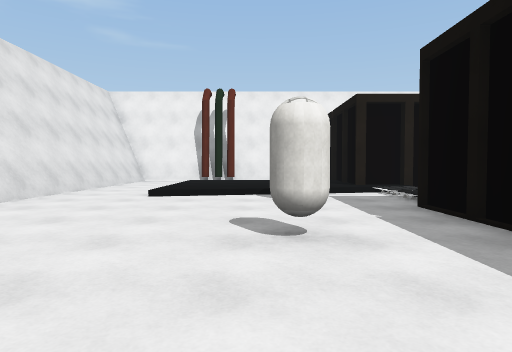
[1] (above)

16 first-person views from a walk through a Unity game level. The camera is 1.2 m above the floor, tilts 2° down and sees 75° across. The floor is counted in squares, 2 m on a side. Each view is taken from the middle of a square. On the plan, view 1 faces up. The plan holds only what a view shows up to about 10 squares ahead; the rest is blank. The player is left out. Surface patterns are stand-ins for the level's own textures.

[2]
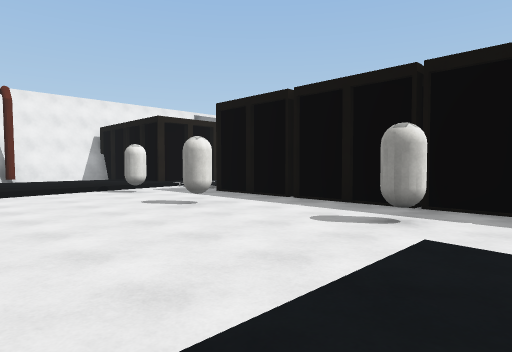

[3]
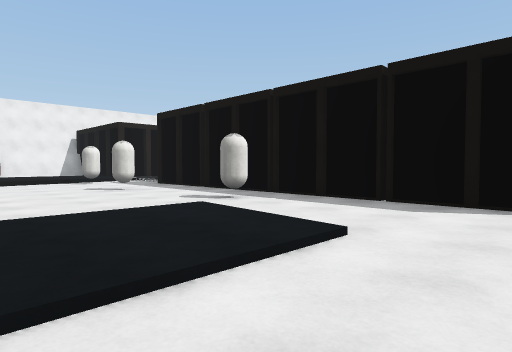

[4]
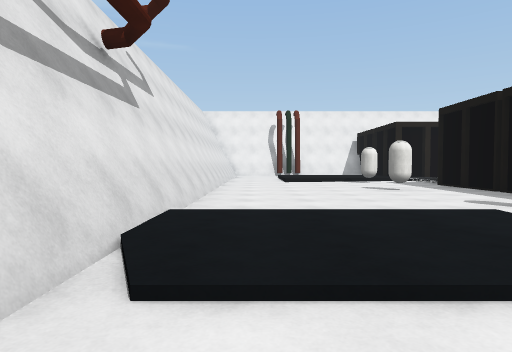

[5]
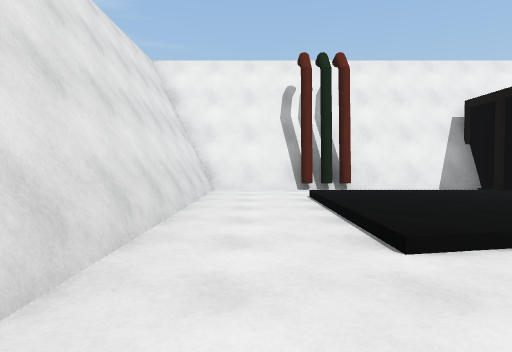

[6]
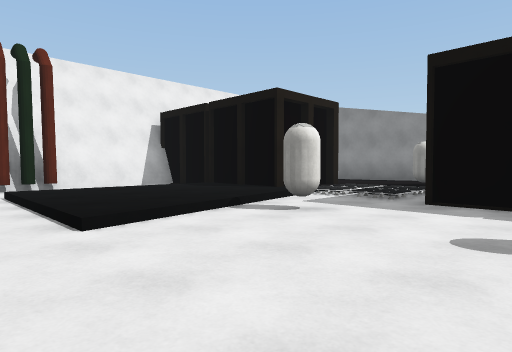

[7]
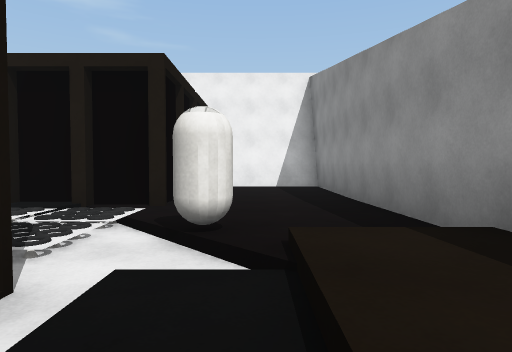

[8]
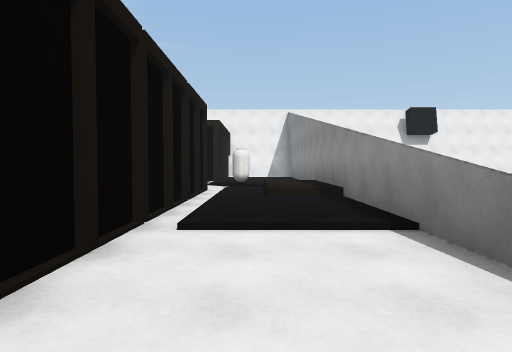

[9]
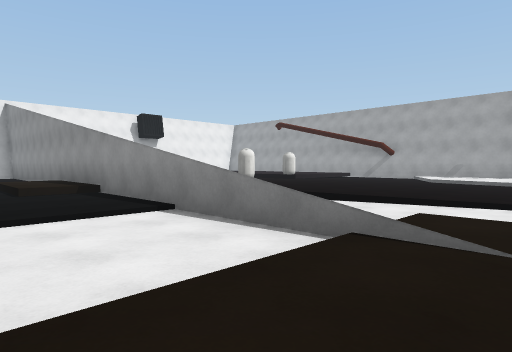

[10]
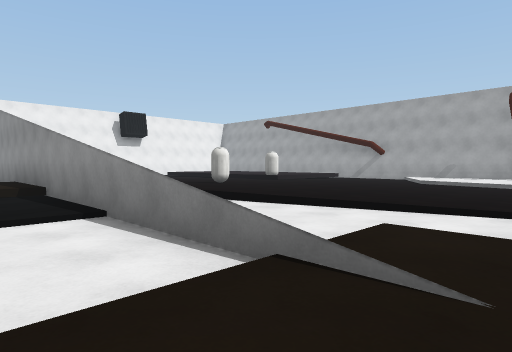

[11]
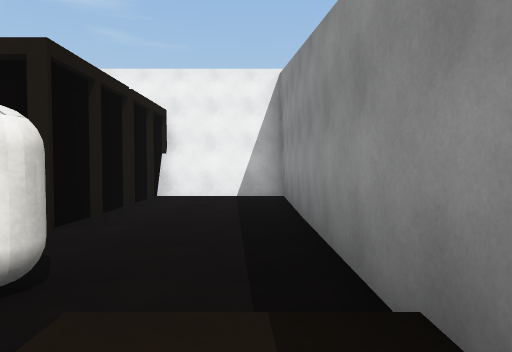

[12]
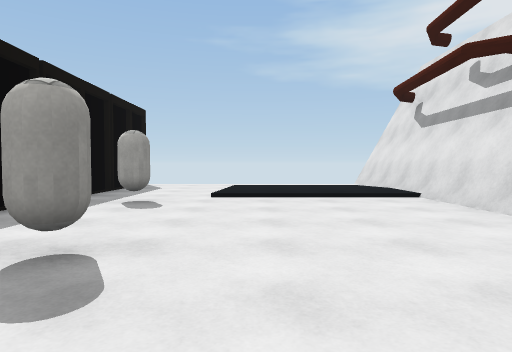

[13]
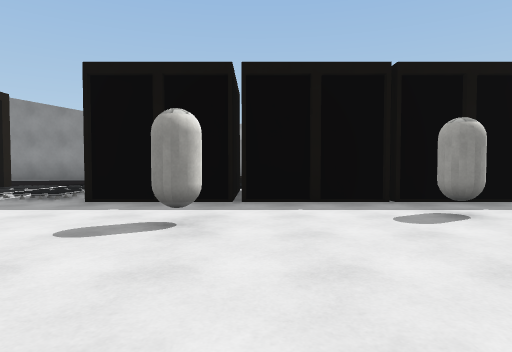

[14]
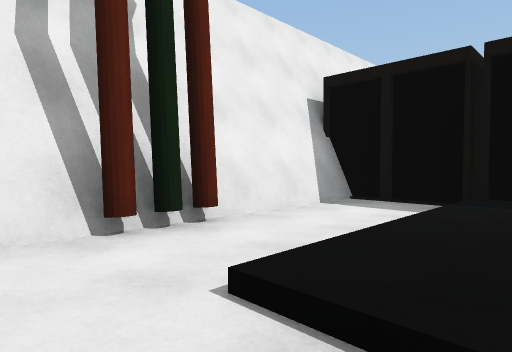

[15]
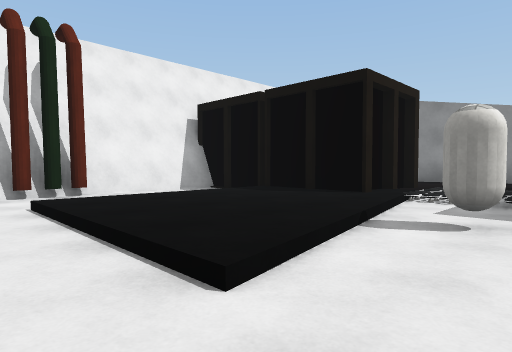

[16]
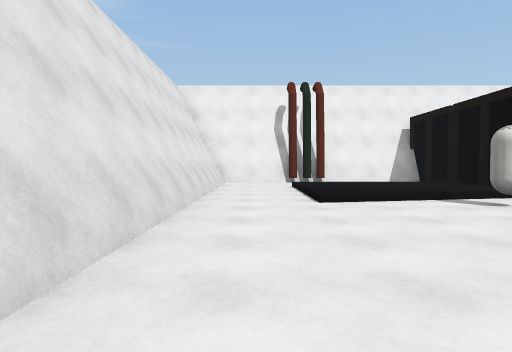

### Floor plan
Key: @ floor where view 1 was taken; # wall or solid block; . main floor; : floor 0.25 m higher than the main floor; - floor 0.25 m lower than the main floor; / step, stairs or slope; = window, fence, low wall or low ledge; C capsule; O other object.
Columns run from 4 left of view 1 to 17 right of it. Each row starts with its distance up from view 1.
 12 #############
 11 #------##...#
 10 #-/////O#...#
  9 #-/....##...#
  8 #-/....O#...#
  7 #-/..//  ...#
  6 #-/--C-///C.#
  5 #------////:#
  4 #-----O# O/:#
  3 #---C--# //:#  ..
  2 #------##/..#  .C.
  1 #------# /..# /....
  0 #---@C-O /..# /.....
 -1 #////-O# O--# /......
 -2 #...---# ---#--.......
 -3 #...---# ---=--/......
 -4 #------# /....-/..../
 -5 #------O .....

Positions as (right, up) in squares from view 1, and headings:
1: (0, 0), facing up
2: (-3, -2), facing up-right
3: (-3, -5), facing up-right
4: (-3, -5), facing up
5: (-3, 4), facing up
6: (-3, 3), facing up-right
7: (6, 3), facing up
8: (6, -4), facing up
9: (5, -5), facing up-right
10: (6, -5), facing up-right
11: (7, 4), facing up
12: (-1, 5), facing down
13: (-3, 2), facing right
14: (-3, 9), facing up-right
15: (-3, 5), facing up-right
16: (-3, 1), facing up
